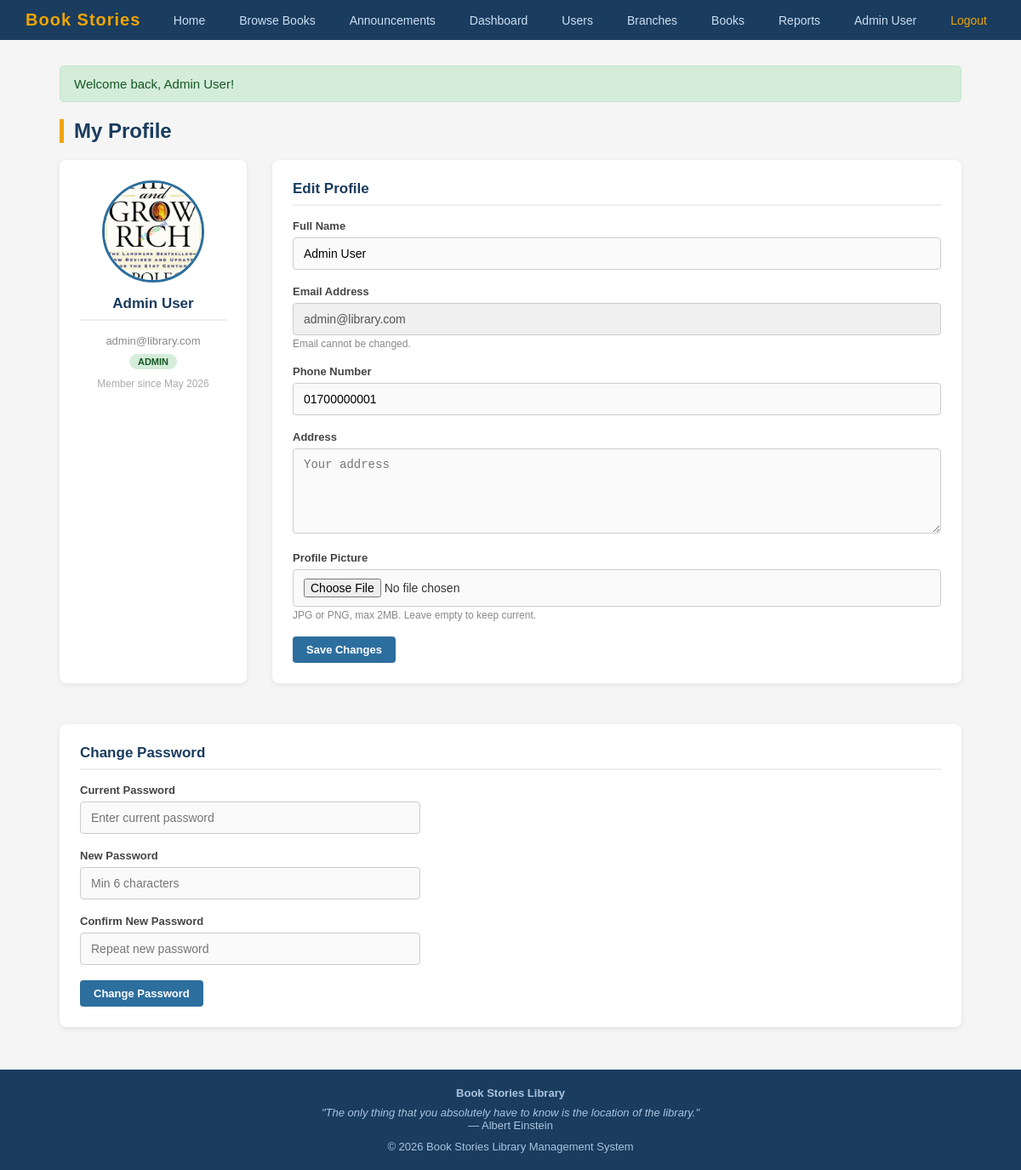
Screenshot of /index.php?page=profile (signed in) with the database file from the repository.
### tables this page shows
CREATE TABLE IF NOT EXISTS users (
    id INT AUTO_INCREMENT PRIMARY KEY,
    full_name VARCHAR(100) NOT NULL,
    email VARCHAR(100) NOT NULL UNIQUE,
    password VARCHAR(255) NOT NULL,
    role ENUM('member','librarian','manager','admin') DEFAULT 'member',
    branch_id INT DEFAULT NULL,
    phone VARCHAR(20),
    address TEXT,
    profile_pic VARCHAR(255) DEFAULT 'default.png',
    status ENUM('active','inactive') DEFAULT 'active',
    created_at DATETIME DEFAULT CURRENT_TIMESTAMP
);

### models/UserModel.php (called while the page is built, shortened)
<?php
function getUserById($conn, $id) {
    $sql  = "SELECT u.*, b.branch_name FROM users u LEFT JOIN branches b ON u.branch_id = b.id WHERE u.id = ?";
    $stmt = mysqli_prepare($conn, $sql);
    mysqli_stmt_bind_param($stmt, "i", $id);
    mysqli_stmt_execute($stmt);
    $result = mysqli_stmt_get_result($stmt);
    return mysqli_fetch_assoc($result);
}

### views/member/profile.php (the view, shortened to what this page needs)
<?php
require_once 'config/Connect.php';
require_once 'models/UserModel.php';
$conn = connect();
$user = getUserById($conn, $_SESSION['user']);
require_once 'views/header.php';
?>
<h1 class="page-title"> My Profile</h1>
<div style="display:flex; gap:30px; flex-wrap:wrap;">
    <div class="section-box" style="flex:0 0 220px; text-align:center;">
        <img src="uploads/<?php echo htmlspecialchars($user['profile_pic']); ?>"
             alt="Profile"
             style="width:120px; height:120px; border-radius:50%; object-fit:cover; border:3px solid #2c6e9e; margin-bottom:12px;"
             onerror="this.src='uploads/default.png'">
        <h3 style="color:#1a3c5e;"><?php echo htmlspecialchars($user['full_name']); ?></h3>
        <p style="color:#888; font-size:13px; margin-top:4px;"><?php echo htmlspecialchars($user['email']); ?></p>
        <span class="badge badge-active" style="margin-top:8px; display:inline-block; text-transform:uppercase;">
            <?php echo htmlspecialchars($user['role']); ?>
        </span>
        <p style="font-size:12px; color:#aaa; margin-top:10px;">Member since <?php echo date('M Y', strtotime($user['created_at'])); ?></p>
    </div>
    <div class="section-box" style="flex:1; min-width:280px;">
        <h3>Edit Profile</h3>
        <form action="index.php?page=do_profile" method="POST" enctype="multipart/form-data">
            <div class="form-group">
                <label>Full Name </label>
                <input type="text" name="full_name" value="<?php echo htmlspecialchars($user['full_name']); ?>" required>
            </div>
            <div class="form-group">
                <label>Email Address</label>
                <input type="email" value="<?php echo htmlspecialchars($user['email']); ?>" disabled
                       style="background:#f0f0f0; cursor:not-allowed;">
                <small style="color:#888; font-size:12px;">Email cannot be changed.</small>
            </div>
            <div class="form-group">
                <label>Phone Number</label>
                <input type="text" name="phone" value="<?php echo htmlspecialchars($user['phone'] ?? ''); ?>" placeholder="e.g. 01700000000">
            </div>
            <div class="form-group">
                <label>Address</label>
                <textarea name="address" placeholder="Your address"><?php echo htmlspecialchars($user['address'] ?? ''); ?></textarea>
            </div>
            <div class="form-group">
                <label>Profile Picture</label>
                <input type="file" name="profile_pic" accept=".jpg,.jpeg,.png">
                <small style="color:#888; font-size:12px;">JPG or PNG, max 2MB. Leave empty to keep current.</small>
            </div>
            <button type="submit" class="btn btn-primary">Save Changes</button>
        </form>
    </div>
</div>
<div class="section-box" style="margin-top:24px;">
    <h3>Change Password</h3>
    <form action="index.php?page=do_profile" method="POST" style="max-width:400px;">
        <div class="form-group">
            <label>Current Password</label>
            <input type="password" name="current_password" placeholder="Enter current password" required>
        </div>
        <div class="form-group">
            <label>New Password</label>
            <input type="password" name="new_password" placeholder="Min 6 characters" required>
        </div>
        <div class="form-group">
            <label>Confirm New Password</label>
            <input type="password" name="confirm_password" placeholder="Repeat new password" required>
        </div>
       <button type="submit" class="btn btn-primary">Change Password</button>
    </form>
</div>
<?php require_once 'views/footer.php'; ?>

### views/css/style.css (style rules this page uses)
* { margin: 0; padding: 0; box-sizing: border-box; }
body { font-family: Arial, Helvetica, sans-serif; background-color: #f5f5f5; color: #333; font-size: 15px; }
.page-title { font-size: 24px; color: #1a3c5e; margin-bottom: 20px; border-left: 5px solid #f0a500; padding-left: 12px; }
.btn { display: inline-block; padding: 8px 16px; border: none; border-radius: 4px; cursor: pointer; font-size: 13px; font-weight: bold; text-align: center; transition: opacity 0.2s; }
.btn-primary { background-color: #2c6e9e; color: white; }
.form-group { margin-bottom: 18px; }
.form-group label { display: block; font-weight: bold; margin-bottom: 6px; color: #444; font-size: 13px; }
.form-group input, .form-group select, .form-group textarea { width: 100%; padding: 10px 12px; border: 1px solid #ccc; border-radius: 4px; font-size: 14px; background: #fafafa; transition: border 0.2s; }
.form-group textarea { resize: vertical; height: 100px; }
.badge { display: inline-block; padding: 3px 10px; border-radius: 12px; font-size: 11px; font-weight: bold; text-transform: uppercase; }
.badge-active { background: #d4edda; color: #155724; }
.section-box { background: white; border-radius: 8px; padding: 24px; box-shadow: 0 2px 6px rgba(0,0,0,0.08); margin-bottom: 24px; }
.section-box h3 { color: #1a3c5e; margin-bottom: 16px; font-size: 17px; border-bottom: 2px solid #eee; padding-bottom: 8px; }

### rows the page displays
users: profile_pic (placeholder picture), full_name "Admin User", email "admin@library.com", role "ADMIN", created_at "May 2026", phone "01700000001"

### other values shown
$_SESSION['user_name'] "Admin User"
$_SESSION['msg'] "Welcome back, Admin User!"
